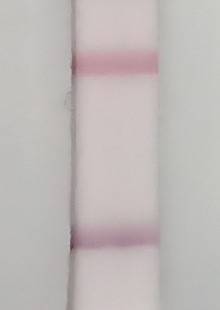
%> input picture Kode/Positif_1.jpg, 220 x 310 px
$ octave UbahBiner.m   (GNU Octave 9; MATLAB toolbox functions it lacks are replaced by stand-ins)
%> lines starting %> are read from the running program, lines starting %| are printed output that depends on the picture; in (x1, y1, x2, y2) boxes, pixels count from 0 and x2, y2 are one past the last pixel; in counts of white or black regions, pixels touching at a corner belong together; the program's own positions count from 1
% Baca gambar
gambar = imread('Positif_1.jpg'); % Gambar Sudah dipotong Manual sebelumnya
%> gambar is the input picture: size 310x220x3 uint8; mean R, G, B 191.3, 185.6, 183.9
citra_inverted = 255 - gambar;
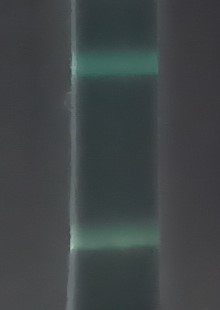
%> citra_inverted: size 310x220x3 uint8; mean R, G, B 63.7, 69.4, 71.1

% Apply Average Filter Pada Gambar
%hh = fspecial('motion', 5);
%bb = imfilter(citra_inverted,hh);
% r = bb(:,:,1);
g = citra_inverted(:,:,2); % Channel Hijau yang dibutuhkan
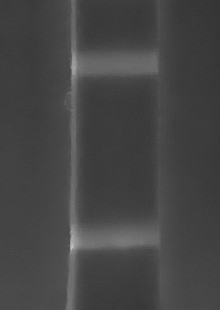
%> g: size 310x220 uint8; min 52, max 194, mean 69.4
% b = bb(:,:,3);

% Konversi gambar ke citra biner menggunakan ambang batas adaptif
ambang_batas = graythresh(g);
%> ambang_batas = 0.329

% Gambar biner dari konversi channel hijau dan nilai ambang batas
gambar_biner = imbinarize(g, ambang_batas);
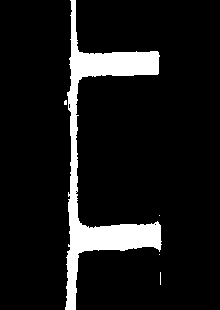
%> gambar_biner: size 310x220 logical; 9.5% white; 5 white regions (4 under 20 px), largest, box (x1, y1, x2, y2) and area: (65, 0, 162, 310) 6430

% Menentukan batas bagian yang diinginkan (misalnya, koordinat pojok kiri atas dan ukuran bagian)
x = 85; % koordinat x pojok kiri atas
y = 10; % koordinat y pojok kiri atas
width = 35; % lebar bagian yang diinginkan
height = 295; % tinggi bagian yang diinginkan

% Memotong bagian yang diinginkan dari gambar grayscale
bagian_gambar = gambar_biner(y:y+height-1, x:x+width-1);
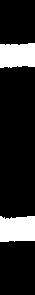
%> bagian_gambar: size 295x35 logical; 16% white; 2 white regions

% Menampilkan bagian gambar grayscale
figure;
subplot(1, 4, 1);
imshow(gambar);
subplot(1, 4, 2);
imshow(g);
subplot(1, 4, 3);
imshow(gambar_biner)
subplot(1, 4, 4);
imshow(bagian_gambar)

%Rectangle Fitting
% Mengidentifikasi properti objek dalam citra biner
properti_objek = regionprops(bagian_gambar, 'BoundingBox');
%> properti_objek = 2 regions; box (x1, y1, x2, y2): (0, 43, 35, 68), (0, 216, 35, 242)

% Menghitung jumlah kotak yang ada
disp(['Jumlah Kotak Terdeteksi: ', num2str(numel(properti_objek))]);
%| Jumlah Kotak Terdeteksi: 2

g2 = gambar(:,:,2);
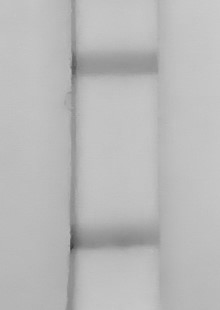
%> g2: size 310x220 uint8; min 61, max 203, mean 185.6

baris_mulai = 10; % Baris awal matriks
baris_akhir = 295; % Baris akhir matriks
kolom_mulai = 35; % Kolom awal matriks
kolom_akhir = 85; % Kolom akhir matriks

gambar_terdeteksi = gambar(baris_mulai:baris_mulai+baris_akhir-1, kolom_akhir:kolom_akhir+kolom_mulai-1);
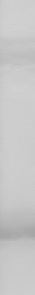
%> gambar_terdeteksi: size 295x35 uint8; min 165, max 209, mean 199.4

% Menampilkan citra biner
figure;
subplot (1,2,1);imshow(bagian_gambar);
subplot (1,2,2);imshow(gambar_terdeteksi);
imtool (gambar_terdeteksi)
hold on;
% Menggambar rectangle pada setiap objek dalam citra
for i = 1:numel(properti_objek)
    bounding_box = properti_objek(i).BoundingBox;
    rectangle('Position', bounding_box, 'EdgeColor', 'r', 'LineWidth', 2);
    intensitas_cahaya = mean(bounding_box);
    %disp(['Intensitas Cahaya ke-', num2str(i), ': ', num2str(intensitas_cahaya)]);
    if i == 1
      disp(['Control Line : ', num2str(intensitas_cahaya)]);
    elseif i == 2
      disp(['Test Line 1 : ', num2str(intensitas_cahaya)]);
    elseif i == 3
      disp(['Test Line 2 : ', num2str(intensitas_cahaya)]);
    elseif i > 3+i
      return
    end
end
%> this loop made 2 passes
%> (bounding_box, intensitas_cahaya) on passes 1 to 2: ([0.5 43.5 35 25], 26), ([0.5 216.5 35 26], 69.5)
%| Control Line : 26
%| Test Line 1 : 69.5
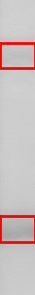
%> figure redrawn from the program's plot data
hold off;

% [86 lines of commented-out code are left out]

$ run again, with Kode/Positif_2.jpg copied over Kode/Positif_1.jpg
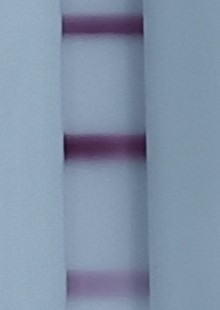
%> input picture Kode/Positif_2.jpg, 220 x 310 px
%> gambar is the input picture: size 310x220x3 uint8; mean R, G, B 129.7, 146.6, 167.5
%> ambang_batas = 0.514
%> `gambar_biner = imbinarize(g, ambang_batas);`:
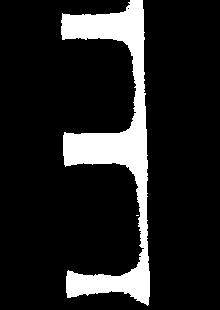
%> gambar_biner: size 310x220 logical; 13.3% white; 2 white regions (1 under 20 px), largest, box (x1, y1, x2, y2) and area: (61, 0, 150, 306) 9089
%> bagian_gambar: size 295x35 logical; 25.2% white; 3 white regions
%> properti_objek = 3 regions; box (x1, y1, x2, y2): (0, 4, 35, 32), (0, 124, 35, 156), (0, 265, 35, 287)
%| Jumlah Kotak Terdeteksi: 3
%> the loop `for i = 1:numel(properti_objek)` made 3 passes
%> (bounding_box, intensitas_cahaya) on passes 1 to 3: ([0.5 4.5 35 28], 17), ([0.5 124.5 35 32], 48), ([0.5 265.5 35 22], 80.75)
%> (printed output is left out)
%> after the loop `for i = 1:numel(properti_objek)`:
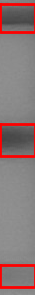
%> figure redrawn from the program's plot data

$ run again, with Kode/Negatif_1.jpg copied over Kode/Positif_1.jpg
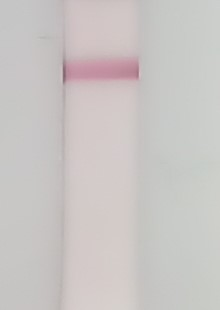
%> input picture Kode/Negatif_1.jpg, 220 x 310 px
%> gambar is the input picture: size 310x220x3 uint8; mean R, G, B 201.6, 197.4, 195.9
%> ambang_batas = 0.31
%> `gambar_biner = imbinarize(g, ambang_batas);`:
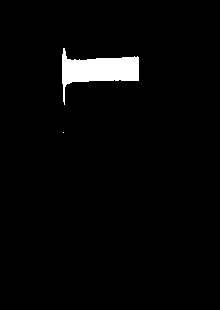
%> gambar_biner: size 310x220 logical; 2.7% white; 2 white regions (1 under 20 px), largest, box (x1, y1, x2, y2) and area: (62, 48, 139, 105) 1866
%> bagian_gambar: size 295x35 logical; 7.7% white; 1 white region
%> properti_objek = 1 region; box (x1, y1, x2, y2): (0, 49, 35, 73)
%| Jumlah Kotak Terdeteksi: 1
%> the loop `for i = 1:numel(properti_objek)` made 1 pass
%> (bounding_box, intensitas_cahaya) on pass 1: ([0.5 49.5 35 24], 27.25)
%> (printed output is left out)
%> after the loop `for i = 1:numel(properti_objek)`:
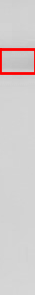
%> figure redrawn from the program's plot data
